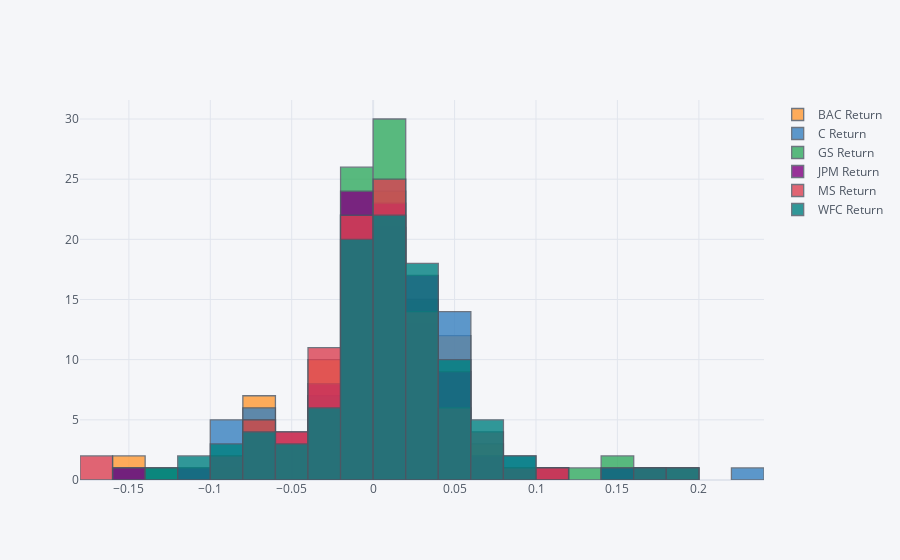

Notebook cell for this chart:
### Markdown cell above
### Histogram plot

### Code cell
returns.loc['2020-05-22':'2020-01-01'].iplot(kind='hist')
